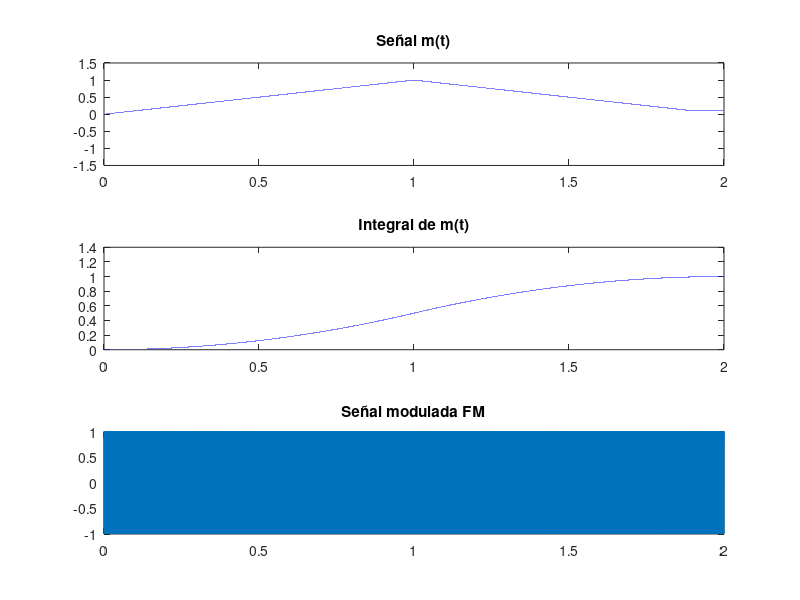
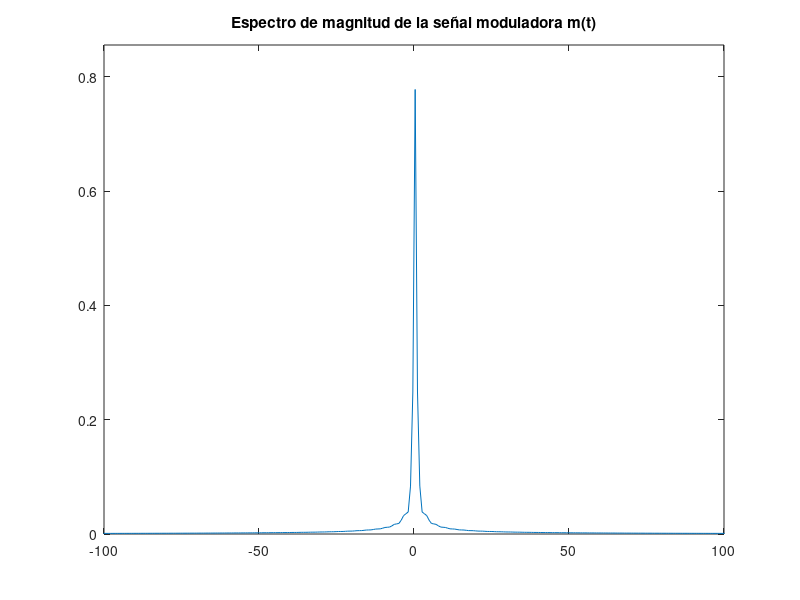
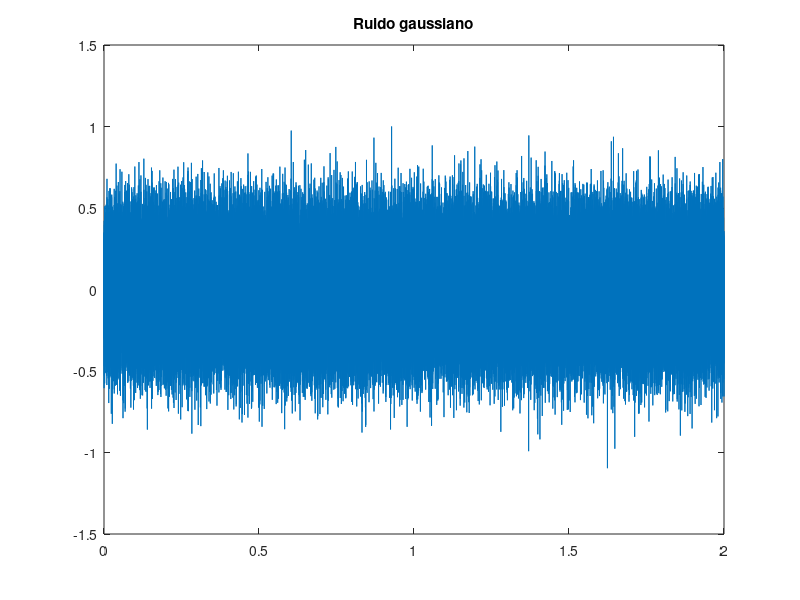
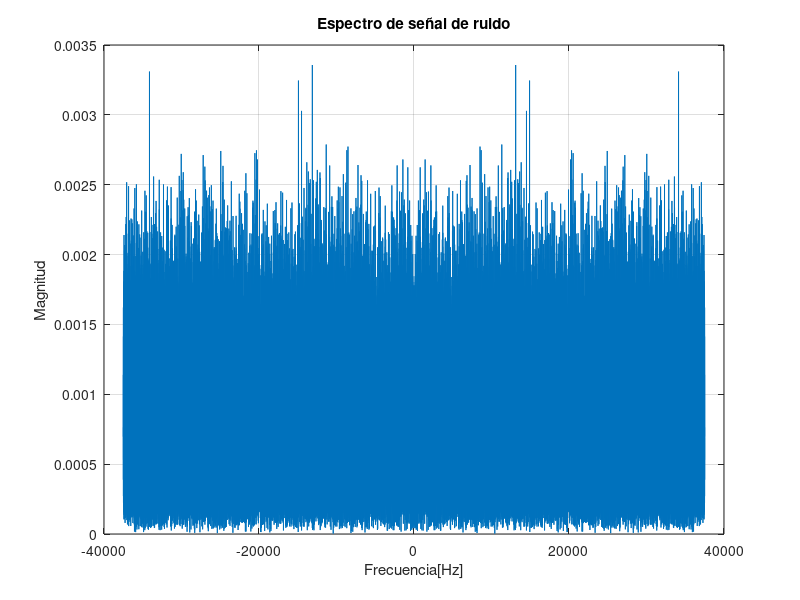

Here is the MATLAB script that generated these plots, in order:
clear all
close all

fs=75000;
ts=1/fs;
t=0:ts:2;
kf=40*pi;
A=1;
wc=2000*pi;
N=100000;

%Señal de mensaje
figure(1)
m=(t).*(t>=0 & t<=1) + (-t + 2).*(t>1 & t<=1.9)  + 0.1*(t>1.9);
subplot(311)
plot(t,m)
axis([0 2 -1.5 1.5])
title('Señal m(t)')

%Integracion de m(t)
Int_m=cumsum(m)*ts;
figure(1)
subplot(312)
plot(t,Int_m)
title('Integral de m(t)')

%Modulacion de FM e 
yfm=A*cos(wc*t + kf*Int_m);
figure(1)
subplot(313)
plot(t,yfm)
title('Señal modulada FM')


%Espectro de la señal m(t)
M=fftshift(fft(m,N))*ts;
w=linspace(-fs/2, fs/2,N)*2*pi;
figure(2)
plot(w/(2*pi),abs(M))
axis([-100 100 0 1.1*max(abs(M))])
title('Espectro de magnitud de la señal moduladora m(t)')

%Ruido
long_m=length(m);
Py=var(yfm);
SNR=10;
snr=10^(SNR/10);
Pn=Py/snr;
sigma_n=sqrt(Pn);
n=sigma_n*randn(1,long_m);

%Grafica de señal de ruido garussiano
figure(3);
plot (t,n);
title('Ruido gaussiano')
Pnsim=var(m);

%Transformada de ruido
R=fftshift(fft(n,N))*ts;
f=linspace(-fs/2, fs/2, N);
figure(4);
plot(f, abs(R));
%axis([-500 500 0 0.06])
xlabel('Frecuencia[Hz]');
ylabel('Magnitud');
title('Espectro de señal de ruido');
grid

%Señal de ruido con la señal modulada
yfm_r = yfm + n;

%Modulacion de FM e 
figure(5)
plot(t,yfm_r)
title('Señal modulada FM')

%Espectro de la señal modulada
YFM_r=fftshift(fft(yfm_r,N))*ts;
w=linspace(-fs/2, fs/2,N)*2*pi;
figure(6)
plot(w/(2*pi),abs(YFM_r))
axis([-100 100 0 1.1*max(abs(YFM_r))])
title('Espectro de magnitud de la señal moduladora m(t)')

%Filtrado pasabanda en la entrada del receptor
th = -0.2:ts:0.2;
W=200*pi;
wc=2000*pi;
N=100000;
w=linspace(-fs/2, fs/2,N)*2*pi;
h1=2*W/pi*sinc(W*th/pi).*cos(wc*th);
H1=fftshift(fft(h1,N))*ts;

%Grafica de filtro pasabanda
figure(7)
subplot(211)
plot(th,h1,'m')
axis([-0.03 0.03 -340 1.1*max(abs(h1))])
title('Filtro pasabanda')

%Espectro de Filtro pasabandas
subplot(212)
plot(w/(2*pi),abs(H1),'m')
axis([-1300 1300 0 1.1*max(abs(H1))])
title('Espectro del Filtro pasabanda')
grid

%Convolucion de la señal y el filtro pasabanda
r1 = conv(yfm_r,h1,'same')*ts;

%Extrayendo la fase desde la transformada de Hilbert
z=hilbert(r1);

%Se obtiene la fase (Parte imaginaria)
theta=angle(z)-wc*t;
theta1=unwrap(theta);

%Señal integral de m(t)
figure(8)
plot(t,kf*Int_m)
title('kf*Integral de m(t)')

%Recuperacion de la fase de la tranformda de Hilbert
figure(9)
plot(t, theta1)
title('Recuperacion de la fase de yfm (kf*Integral de m(t))')

%Derivada de la señal de mensaje para obtencion de fase
m_recphase=[0 diff(theta1)/ts]/kf;

%Comparacion de señales recuperadas
figure(10)
plot(t,m,'b')
hold on
plot(t, m_recphase,'r')
axis([0 2 -1.5 1.5])
title('Comparación de la señal m(t) y la señal recuperada (con filtro)')

